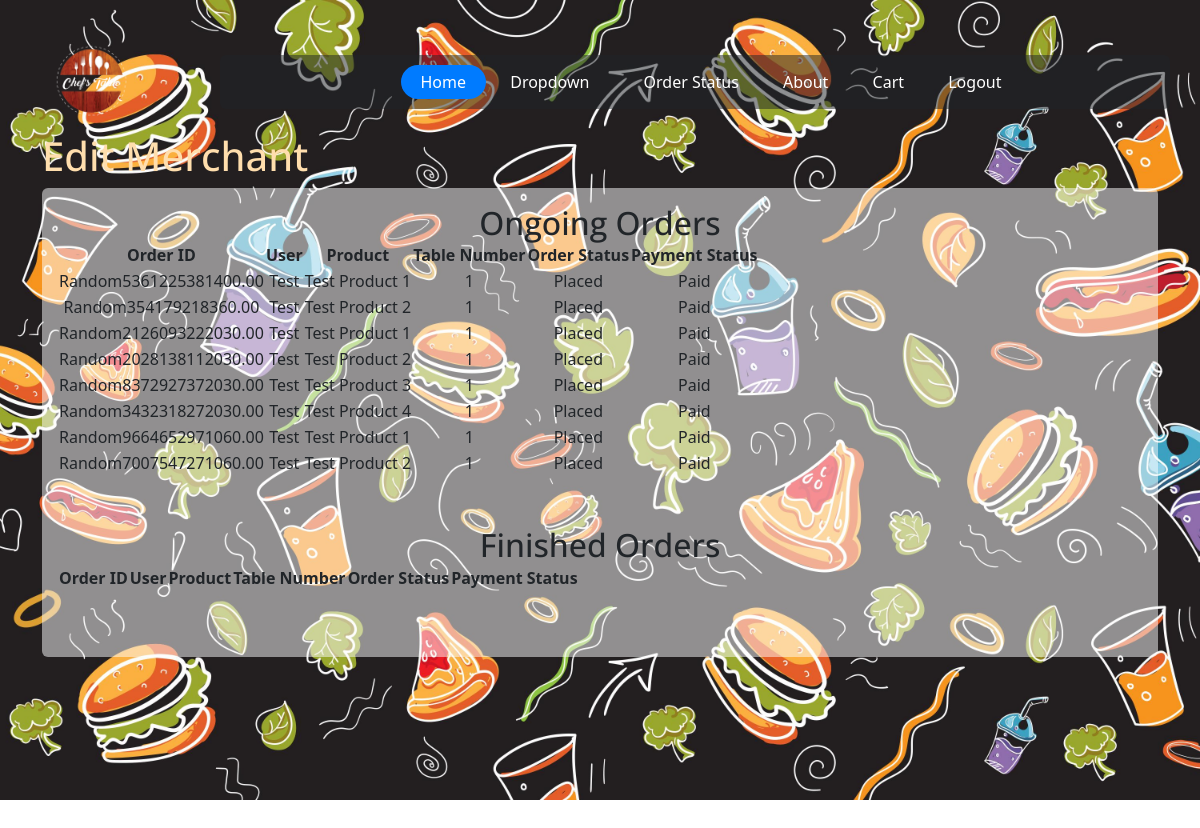
/store/edit/ (signed in), run on the app's committed database.
### Store/models.py (models this page shows, shortened)
class Orders(models.Model):
    order_id = models.CharField(primary_key=True, max_length=50)
    user = models.ForeignKey(User, on_delete=models.CASCADE)
    product = models.ForeignKey(Product, on_delete=models.CASCADE)
    quantity = models.IntegerField()
    tableNumber = models.IntegerField()
    totalPrice = models.DecimalField(max_digits=10, decimal_places=2)
    orderStatus = models.CharField(max_length=100)
    paymentStatus = models.CharField(max_length=100)
    order_time = models.TimeField(null=True, default=None)
    order_date = models.DateField(null=True, default=None)

class Product(models.Model):
    store = models.ForeignKey(Ebook, on_delete=models.CASCADE)
    name = models.CharField(max_length=100)
    price = models.DecimalField(max_digits=10, decimal_places=2)

### Store/views.py (the view)
# urls.py: path('edit/', views.view_order_status, name="order_status"),
def view_order_status(request):
    username = request.user.username
    user = User.objects.get(username=username)
    try:
        firstname = user.first_name
        store = Ebook.objects.get(title = firstname)
    except:
        pass
    ongoing_orders = Orders.objects.filter(orderStatus='On-going', user_id=user.id)
    ongoing_orders = Orders.objects.filter(orderStatus='Placed', user_id=user.id)
    finished_orders = Orders.objects.filter(orderStatus='Finished',user_id=user.id)
    ctx = {'ongoing_orders': ongoing_orders, 'finished_orders': finished_orders}
    return render(request, 'order_status.html', ctx)

### Store/templates/order_status.html (shortened to what this page needs)
<!DOCTYPE html>
{% extends 'baseT/base.html' %}
{% block navbar %}
               <nav class="site-navigation position-relative text-center" role="navigation">
              <ul class="site-menu js-clone-nav mr-auto d-none d-lg-block">
                <li class="active"><a href="/"><span>Home</span></a></li>
                <li class="has-children">
                  <a href="about.html"><span>Dropdown</span></a>
                </li>
                <li><a href={% url 'order_status' %}><span>Order Status</span></a></li>
                <li><a href="about.html"><span>About</span></a></li>
                <li><a href='{%  url 'cart' %}'><span>Cart</span></a></li>
                  {% if username == '' %}
                <li><a href='/store/login'><span>Login</span></a></li>
                  {% else %}
                  <li><a href='{% url 'logout' %}'><span>Logout</span></a></li>
                    {% endif %}
              </ul>
            </nav>
{% endblock %}
{% block content %}
  <h1 style="color: navajowhite;">Edit Merchant</h1>
<div class="p-3 mb-2 bg-white text-dark bg-opacity-50 rounded">
      <div class="table-container">
<h2>Ongoing Orders</h2>
    <table>
        <thead>
            <tr>
                <th>Order ID</th>
                <th>User</th>
                <th>Product</th>
                <th>Table Number</th>
                <th>Order Status</th>
                <th>Payment Status</th>
            </tr>
        </thead>
        <tbody>
            {% for order in ongoing_orders %}
            <tr>
                <td>{{ order.order_id }}</td>
                <td>{{ order.user.username }}</td>
                <td>{{ order.product.name }}</td>
                <td>{{ order.tableNumber }}</td>
                <td>{{ order.orderStatus }}</td>
                <td>{{ order.paymentStatus }}</td>
            </tr>
            {% endfor %}
        </tbody>
    </table>
</div>
      <div class="table-container">
    <h2>Finished Orders</h2>
    <table>
        <thead>
            <tr>
                <th>Order ID</th>
                <th>User</th>
                <th>Product</th>
                <th>Table Number</th>
                <th>Order Status</th>
                <th>Payment Status</th>
            </tr>
        </thead>
    </table>
          </div>
  </div>
{% endblock %}

### Store/templates/baseT/base.html (shortened to what this page needs)
{% load static %}
<!doctype html>
<html lang="en">
  <head>
    <link rel="stylesheet" href="{% static 'fonts/icomoon/style.css' %}">
    <link rel="stylesheet" href="{% static 'css/owl.carousel.min.css' %}">
    <link rel="stylesheet" href="{% static 'css/bootstrap.min.css' %}">
    <link rel="stylesheet" href="{% static 'css/style.css' %}">
  <link href="https://cdn.jsdelivr.net/npm/bootstrap@5.3.0-alpha3/dist/css/bootstrap.min.css" rel="stylesheet">
  </head>
  <body>
    <header class="site-navbar" role="banner">
      <div class="container">
        <div class="row align-items-center">
          <div class="col-11 col-xl-2">
      <a class="navbar-brand" href="/">
            <img src="{% static 'images/cf_logo_W.png' %}" alt="Logo" width="100" height="100">
      </a>
          </div>
          <div class="col-12 col-md-10 d-none d-xl-block bg-dark  bg-opacity-50 rounded">
              {% block navbar %}
              {% endblock %}
          </div>
<div class="container">
  {% block content %}
  {% endblock %}
</div>
          </div>
        </div>
    </header>
    <div class="hero" style="background-image: url({% static 'images/hero_1.jpg' %});"></div>
  </body>
</html>

### Store/templates/baseT/static/css/style.css (style rules this page uses)
body { font-family: "Open Sans", -apple-system, BlinkMacSystemFont, "Segoe UI", Roboto, "Helvetica Neue", Arial, "Noto Sans", sans-serif, "Apple Color Emoji", "Segoe UI Emoji", "Segoe UI Symbol", "Noto Color Emoji"; background-color: #fff; height: 200vh; position: relative; }
body:before { content: ""; position: absolute; top: 0; left: 0; right: 0; bottom: 0; background: rgba(0, 0, 0, 0.5); -webkit-transition: .3s all ease; -o-transition: .3s all ease; transition: .3s all ease; opacity: 0; visibility: hidden; z-index: 1; }
h1, h2, h3, h4, h5, h6, .h1, .h2, .h3, .h4, .h5, .h6 { font-family: "Open Sans", -apple-system, BlinkMacSystemFont, "Segoe UI", Roboto, "Helvetica Neue", Arial, "Noto Sans", sans-serif, "Apple Color Emoji", "Segoe UI Emoji", "Segoe UI Symbol", "Noto Color Emoji"; }
a { -webkit-transition: .3s all ease; -o-transition: .3s all ease; transition: .3s all ease; }
a, a:hover { text-decoration: none !important; }
.hero { height: 100vh; width: 100%; background-size: cover; background-position: center center; background-repeat: no-repeat; }
.site-navbar { margin-bottom: 0px; z-index: 1999; position: absolute; top: 2rem; width: 100%; }
.site-navbar .site-navigation .site-menu { margin-bottom: 0; }
.site-navbar .site-navigation .site-menu .active > a span { background: #007bff; color: #fff; border-radius: 30px; display: inline-block; padding: 5px 20px; }
.site-navbar .site-navigation .site-menu a { text-decoration: none !important; display: inline-block; }
.site-navbar .site-navigation .site-menu > li { display: inline-block; }
.site-navbar .site-navigation .site-menu > li > a { padding: 10px 0px; color: #fff; font-size: 16px; text-decoration: none !important; }
.site-navbar .site-navigation .site-menu > li > a > span { padding: 5px 20px; display: inline-block; -webkit-transition: .3s all ease; -o-transition: .3s all ease; transition: .3s all ease; border-radius: 30px; }
.site-navbar .site-navigation .site-menu .has-children { position: relative; }
.site-navbar .site-navigation .site-menu .has-children > a span { position: relative; padding-right: 30px; }
.site-navbar .site-navigation .site-menu .has-children > a span:before { position: absolute; content: "\e313"; font-size: 16px; top: 50%; right: 10px; -webkit-transform: translateY(-50%); -ms-transform: translateY(-50%); transform: translateY(-50%); font-family: 'icomoon'; }
.site-mobile-menu .site-nav-wrap { padding: 0; margin: 0; list-style: none; position: relative; }
.site-mobile-menu .site-nav-wrap a { padding: 10px 20px; display: block; position: relative; color: #212529; }
.site-mobile-menu .site-nav-wrap li { position: relative; display: block; }
.site-mobile-menu .site-nav-wrap li.active > a { color: #007bff; }
.site-mobile-menu .site-nav-wrap > li { display: block; position: relative; float: left; width: 100%; }
.site-mobile-menu .site-nav-wrap > li > a { padding-left: 20px; font-size: 20px; }

### Store/templates/order_status.html (style rules this page uses)
.table-container { margin-bottom: 50px; text-align: center; }

### Store/templates/baseT/base.html (style rules this page uses)
h2 { margin: 0; padding: 0; }

### data on the page
Orders: order_id "Random5361225381400.00", user.username "Test", product.name "Test Product 1", tableNumber "1", orderStatus "Placed", paymentStatus "Paid"
Orders: order_id "Random354179218360.00", user.username "Test", product.name "Test Product 2", tableNumber "1", orderStatus "Placed", paymentStatus "Paid"
Orders: order_id "Random2126093222030.00", user.username "Test", product.name "Test Product 1", tableNumber "1", orderStatus "Placed", paymentStatus "Paid"
Orders: order_id "Random2028138112030.00", user.username "Test", product.name "Test Product 2", tableNumber "1", orderStatus "Placed", paymentStatus "Paid"
Orders: order_id "Random8372927372030.00", user.username "Test", product.name "Test Product 3", tableNumber "1", orderStatus "Placed", paymentStatus "Paid"
Orders: order_id "Random3432318272030.00", user.username "Test", product.name "Test Product 4", tableNumber "1", orderStatus "Placed", paymentStatus "Paid"
Orders: order_id "Random9664652971060.00", user.username "Test", product.name "Test Product 1", tableNumber "1", orderStatus "Placed", paymentStatus "Paid"
Orders: order_id "Random7007547271060.00", user.username "Test", product.name "Test Product 2", tableNumber "1", orderStatus "Placed", paymentStatus "Paid"
